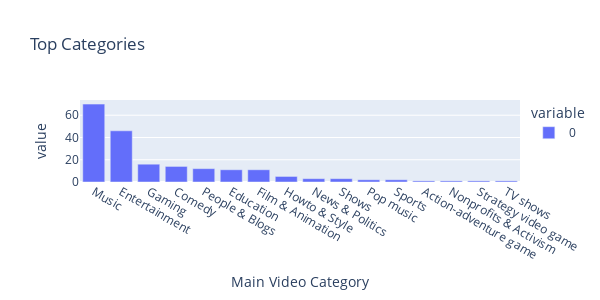

Notebook source saved alongside this figure:
### Code cell
fig = px.bar(mvcategory, title="Top Categories", width=600, height=300)
fig.show()

### Figure 1 — Plotly figure (JSON) as saved in the notebook; plotly's stock layout.template omitted (floating-point values rounded to 4 significant figures)
{"data": [{"alignmentgroup": "True", "hovertemplate": "variable=0<br>Main Video Category=%{x}<br>value=%{y}<extra></extra>", "legendgroup": "0", "marker": {"color": "#636efa", "pattern": {"shape": ""}}, "name": "0", "offsetgroup": "0", "orientation": "v", "showlegend": true, "textposition": "auto", "type": "bar", "x": ["Music", "Entertainment", "Gaming", "Comedy", "People & Blogs", "Education", "Film & Animation", "Howto & Style", "News & Politics", "Shows", "Pop music", "Sports", "Action-adventure game", "Nonprofits & Activism", "Strategy video game", "TV shows"], "xaxis": "x", "y": [70, 46, 16, 14, 12, 11, 11, 5, 3, 3, 2, 2, 1, 1, 1, 1], "yaxis": "y"}], "layout": {"barmode": "relative", "height": 300, "legend": {"title": {"text": "variable"}, "tracegroupgap": 0}, "title": {"text": "Top Categories"}, "width": 600, "xaxis": {"anchor": "y", "autorange": true, "domain": [0, 1], "range": [-0.5, 15.5], "title": {"text": "Main Video Category"}, "type": "category"}, "yaxis": {"anchor": "x", "autorange": true, "domain": [0, 1], "range": [0, 73.68], "title": {"text": "value"}, "type": "linear"}}}
